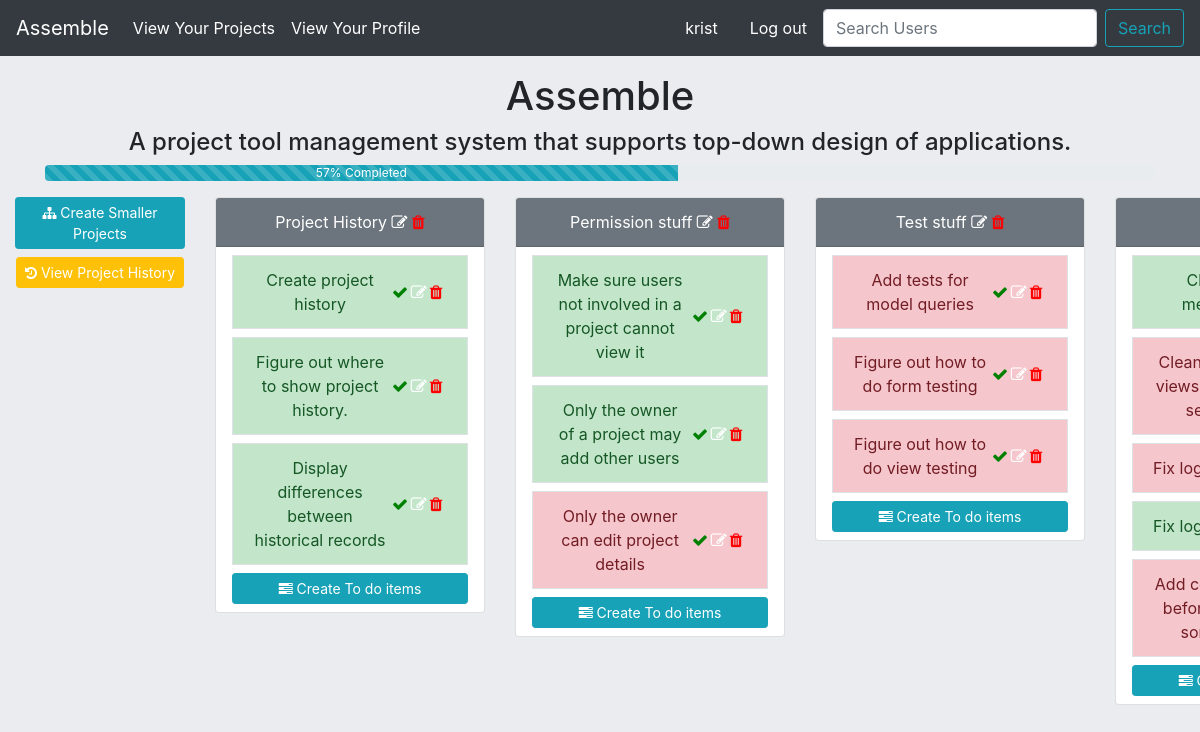
The app's page /home/project-list/project-detail/assemble/ (signed in), older data.
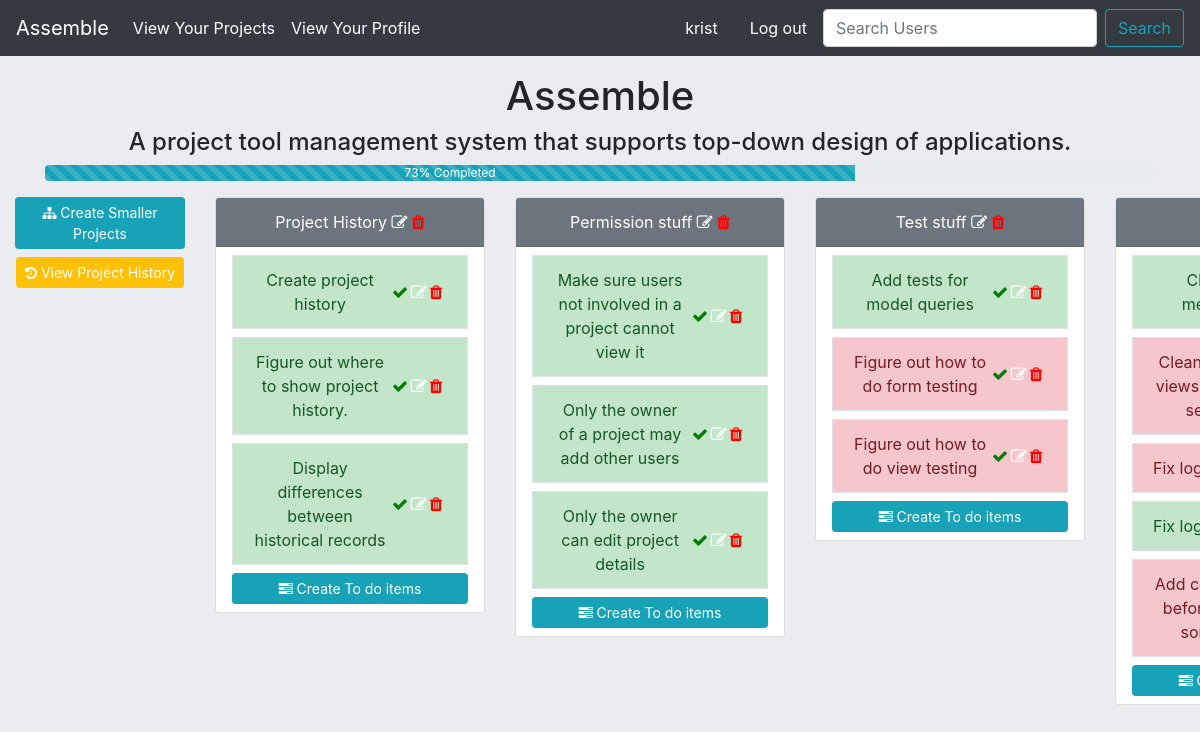
The same page, newer data.
### assemble/models.py (models this page shows, shortened)
class ProjectComponent(models.Model):
    name = models.CharField(max_length=200) # can change this
    slug = models.SlugField(max_length=100,unique=True,blank=True,null=True)
    completed = models.BooleanField(default=False) # can change this
    task = models.ForeignKey('self',null=True,default=None,related_name="component",
                             on_delete=models.CASCADE)
    project = models.ForeignKey(Project,on_delete=models.CASCADE)
    history = HistoricalRecords()
    __original_name = None
    __original_status = None
    def __init__(self,*args,**kwargs):
        super(ProjectComponent,self).__init__(*args,**kwargs)
        self.__original_name = self.name
        self.__original_status = self.completed

### assemble/views.py (the view)
# urls.py: path('project-list/project-detail/<project_slug>/',project_detail_view,name="project-detail"),
@login_required
def project_detail_view(request,project_slug):
    is_me = Profile.objects.get(user=request.user)
    project = Project.objects.filter(user=is_me).get(slug=project_slug)
    project_components = ProjectComponent.objects.filter(project__name=project).filter(task=None)
    tasks = project.projectcomponent_set.all()
    total_tasks_count = tasks.count() - project_components.count()
    tasks_finished = tasks.filter(completed=True).count()
    try:
        percent_finished =  round(100 * (tasks_finished/total_tasks_count))
    except ZeroDivisionError:
        percent_finished = 0
    context = {
        'project':project,
        'project_components':project_components,
        'percent_finished':percent_finished
    }
    return render(request,'assemble/project_detail.html',context)

### assemble/models.py (called while the page is built)
    def __str__(self):
        return self.name

### templates/assemble/project_detail.html (shortened to what this page needs)
{% extends 'assemble/base_scroll.html' %}
{% load crispy_forms_tags %}
{% block content %}
<div class="container text-center my-3">
    <h1>{{ project.name }}</h1>
    <h4>{{project.description}}</h4>
    <div class="progress">
        <div class="progress-bar progress-bar-striped bg-info" role="progressbar" style="width:{{percent_finished}}%;" aria-valuenow="{{percent_finished}}" aria-valuemin="0" aria-valuemax="100">{{percent_finished}}% Completed</div>
    </div>
</div>
    <div class="row text-center flex-nowrap">
        <div class="col-md-2">
            <a class="btn btn-info btn-sm text-white mb-2" href="{% url 'project-component-create' project.slug %}"><i class="fa fa-sitemap"></i> Create Smaller Projects</a>
            <a class="btn btn-warning btn-sm text-white" href="{% url 'project-history' project.id%}"><i class="fa fa-history"></i> View Project History</a>
        </div>
        {% for component in project_components %}
            <div class="col-md-3 mb-2">
                <div class="card text-white" >
                    <div class="card-header bg-secondary mb-2">
                        {{ component.name }}  <a href="{% url 'edit-details' component.id %}"><span style="color:white;font-size:1rem;"><i class="fa fa-edit"></i></span></a>
                        <a href="{% url 'delete-task' component.id %}"><span style="color:red;font-size:1rem;"><i class="fa fa-trash"></i></span></a>
                    </div>
                    <div class="list-group">
                        <ul class="list-group px-3" style="overflow-y:scroll;max-height:500px;">
                            {% for task in component.component.all %}
                                {% if task.completed == True %}
                                    <li class="list-group-item d-flex justify-content-between align-items-center border mb-2 rounded-0 list-group-item-success">
                                        {{task.name}}
                                        <span class="badge">
                                            <a href="{% url 'finish-task' task.id%}"><span style="color:green;font-size:1rem;"><i class="fa fa-check"></i></span></a>
                                            <a href="{% url 'edit-details' task.id %}"><span style="color:white;font-size:1rem;"><i class="fa fa-edit"></i></span></a>
                                            <a href="{% url 'delete-task' task.id%}"><span style="color:red;font-size:1rem;"><i class="fa fa-trash"></i></span></a>
                                        </span>
                                    </li>
                                {% else %}
                                    <li class="list-group-item d-flex justify-content-between align-items-center border mb-2 rounded-0 list-group-item-danger">
                                        {{task.name}}
                                        <span class="badge">
                                            <a href="{% url 'finish-task' task.id%}"><span style="color:green;font-size:1rem;"><i class="fa fa-check"></i></span></a>
                                            <a href="{% url 'edit-details' task.id %}"><span style="color:white;font-size:1rem;"><i class="fa fa-edit"></i></span></a>
                                            <a href="{% url 'delete-task' task.id%}"><span style="color:red;font-size:1rem;"><i class="fa fa-trash"></i></span></a>
                                        </span>
                                    </li>
                                {% endif %}
                            {% endfor %}
                            <button class="btn btn-info btn-sm text-white mb-2" data-toggle="modal" data-target="#component-{{component.slug}}">
                                <i class="fa fa-tasks"></i> Create To do items
                            </button>
                        </ul>
                    </div>
                </div>
            </div>
        {% endfor %}
    </div>
{% endblock content %}

Row changes from the older to the newer data that the page shows:
changed ProjectComponent "Only the owner can edit project details": completed False → True (drawn)
changed ProjectComponent "Add tests for model queries": completed False → True (drawn)
Text that changed along with them:
{{ percent_finished }}: 57 → 73 (drawn)
{{ percent_finished }}: "57" → "73"
